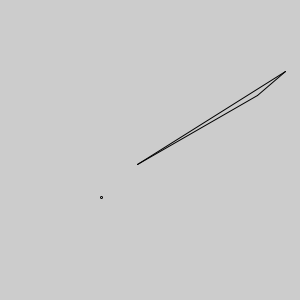
Frame 1 (no input)
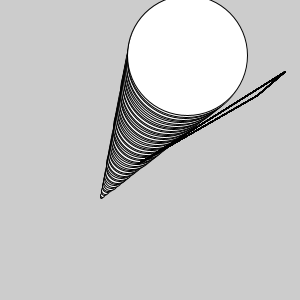
Frame 60 (the mouse pressed at the canvas centre just before this capture)
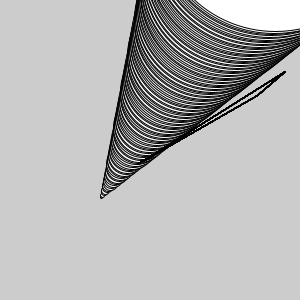
Frame 120 (the mouse held since frame 60 and released just before this capture)

The Processing sketch that drew these frames (run headless with seeded random() and noise(); from frame 60 on, the mouse is pressed at the canvas centre):

// Processing sketch: Part1_3_1_class2
// ── Part1_3_1_class2.pde


Maru maru;
Sankaku sankaku;

void setup(){
  size(300, 300);
  maru = new Maru(100, 200);
  sankaku = new Sankaku();
}

void draw(){
  maru.move();
  maru.draw();
  sankaku.draw();
}


  

// ── Maru.pde

class Maru{
  float x, y;
  float vx, vy;
  float r;
  
  Maru(float x0, float y0){
    x = x0;
    y = y0;
    r = 0;
    vx = random(-5, 5);
    vy = random(-5, 5);
  }
  
  void move(){
    x += vx;
    y += vy;
    r += 2;
  }
  
  void draw(){
    ellipse(x, y, r, r);
  }
}



// ── Sankaku.pde

class Sankaku{
  float x0, y0, x1, y1, x2, y2;
  
  Sankaku(){
    x0 = random(0, width);
    y0 = random(0, height);
    x1 = random(0, width);
    y1 = random(0, height);
    x2 = random(0, width);
    y2 = random(0, height);
  }
  
  void draw(){
    line(x0, y0, x1, y1);
    line(x1, y1, x2, y2);
    line(x2, y2, x0, y0);
  }
}
  
